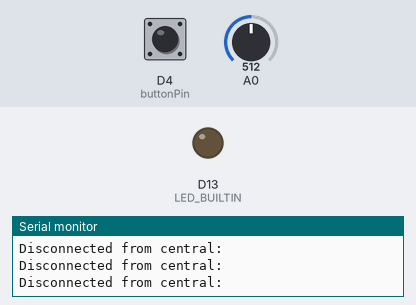
This sketch was run on a simulated Arduino Nano 33 IoT. Parts: output pins drawn as LEDs (lit = HIGH), the last lines printed to the serial monitor. The inputs (shaded band) are chosen by the test bench; at power-on: A0 = 512, D4 (buttonPin) HIGH. Nothing arrives over Bluetooth unless stated; a phone connects over Bluetooth LE 3 s after start.

Above: at 0.1 s.
At 3.9 s:
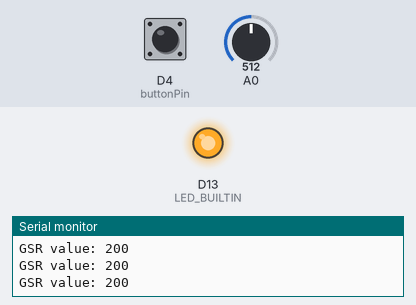
4.0 s: A0 set to 716
6.0 s: D4 (buttonPin) pulled LOW for 0.2 s
7.7 s: A0 set to 511
Timing chart, 0 to 10.7 s (numbered marks = the images above; inputs shaded):
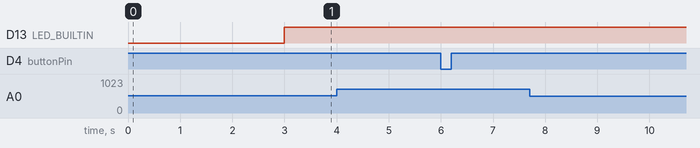

The sketch:

GSR_with_button.ino
```cpp
#include <ArduinoBLE.h>
BLEService GSRService("19B10000-E8F2-537E-4F6C-D104768A1214");
BLEUnsignedShortCharacteristic GSRValue("19B10001-E8F2-537E-4F6C-D104768A1214", BLERead | BLENotify);
BLEUnsignedShortCharacteristic buttonStatus("b3468d88-b038-11ec-b909-0242ac120002", BLERead | BLENotify);

const int buttonPin = 4;
long lastDebounceTime = 0;  // the last time the output pin was toggled
long debounceDelay = 2000;    // the debounce time; increase if the output flickers
int buttonState = HIGH;

void setup() {
Serial.begin(9600);
while (!Serial);

pinMode(LED_BUILTIN, OUTPUT);
pinMode(buttonPin, INPUT);

if (!BLE.begin())
{
Serial.println("starting BLE failed!");
while (1);
}

BLE.setLocalName("GSRSense");
BLE.setAdvertisedService(GSRService);
GSRService.addCharacteristic(GSRValue);
GSRService.addCharacteristic(buttonStatus);
BLE.addService(GSRService);

BLE.advertise();
Serial.println("Bluetooth device active, waiting for connections...");
}

void loop()
{
BLEDevice central = BLE.central();

if (central)
{
  Serial.print("Connected to central: ");
  Serial.println(central.address());
  digitalWrite(LED_BUILTIN, HIGH);

  while (central.connected()) {

      int GSR = analogRead(A0);
      buttonState = digitalRead(buttonPin);

      Serial.print("GSR value: ");
      Serial.println(GSR, HEX);
      GSRValue.writeValue(GSR);

      //if the button has been pressed, lets toggle the LED from "off to on" or "on to off"
      if ( (millis() - lastDebounceTime) > debounceDelay) {

        if (buttonState == LOW) {
          lastDebounceTime = millis(); //set the current time
          buttonStatus.writeValue(buttonState);
          Serial.println(buttonStatus);
    }
  }//close if(time buffer)

      delay(150);
  }
}
digitalWrite(LED_BUILTIN, LOW);
Serial.print("Disconnected from central: ");
Serial.println(central.address());
}
```
